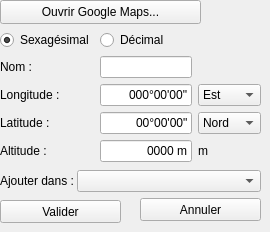
     <widget class="QWidget" name="nouveauLieu">
      <widget class="QPushButton" name="annulerObs">
       <property name="geometry">
        <rect>
         <x>140</x>
         <y>198</y>
         <width>121</width>
         <height>23</height>
        </rect>
       </property>
       <property name="font">
        <font/>
       </property>
       <property name="text">
        <string>Annuler</string>
       </property>
      </widget>
      <widget class="QWidget" name="formLayoutWidget_63">
       <property name="geometry">
        <rect>
         <x>0</x>
         <y>170</y>
         <width>261</width>
         <height>24</height>
        </rect>
       </property>
       <layout class="QFormLayout" name="formLayout_conf1">
        <property name="labelAlignment">
         <set>Qt::AlignmentFlag::AlignLeading|Qt::AlignmentFlag::AlignLeft|Qt::AlignmentFlag::AlignVCenter</set>
        </property>
        <property name="horizontalSpacing">
         <number>3</number>
        </property>
        <property name="verticalSpacing">
         <number>0</number>
        </property>
        <item row="0" column="0">
         <widget class="QLabel" name="lbl_ajouterDans">
          <property name="font">
           <font/>
          </property>
          <property name="text">
           <string>Ajouter dans :</string>
          </property>
         </widget>
        </item>
        <item row="0" column="1">
         <widget class="QComboBox" name="ajdfic">
          <property name="font">
           <font/>
          </property>
          <property name="currentText">
           <string notr="true"/>
          </property>
         </widget>
        </item>
       </layout>
      </widget>
      <widget class="QPushButton" name="ouvrirMaps">
       <property name="geometry">
        <rect>
         <x>0</x>
         <y>0</y>
         <width>201</width>
         <height>24</height>
        </rect>
       </property>
       <property name="text">
        <string>Ouvrir Google Maps...</string>
       </property>
      </widget>
      <widget class="QWidget" name="gridLayoutWidget_2">
       <property name="geometry">
        <rect>
         <x>0</x>
         <y>30</y>
         <width>261</width>
         <height>134</height>
        </rect>
       </property>
       <layout class="QGridLayout" name="gridLayout">
        <item row="2" column="1">
         <widget class="QLineEdit" name="longitude">
          <property name="inputMask">
           <string notr="true">999°99'99&quot;</string>
          </property>
          <property name="text">
           <string notr="true">000°00'00&quot;</string>
          </property>
          <property name="cursorPosition">
           <number>10</number>
          </property>
          <property name="alignment">
           <set>Qt::AlignmentFlag::AlignRight|Qt::AlignmentFlag::AlignTrailing|Qt::AlignmentFlag::AlignVCenter</set>
          </property>
         </widget>
        </item>
        <item row="3" column="1">
         <widget class="QLineEdit" name="latitude">
          <property name="inputMask">
           <string notr="true">99°99'99&quot;</string>
          </property>
          <property name="text">
           <string notr="true">00°00'00&quot;</string>
          </property>
          <property name="cursorPosition">
           <number>9</number>
          </property>
          <property name="alignment">
           <set>Qt::AlignmentFlag::AlignRight|Qt::AlignmentFlag::AlignTrailing|Qt::AlignmentFlag::AlignVCenter</set>
          </property>
         </widget>
        </item>
        <item row="4" column="0">
         <widget class="QLabel" name="lbl_altitude">
          <property name="text">
           <string extracomment="altitude of observer">Altitude :</string>
          </property>
         </widget>
        </item>
        <item row="3" column="0">
         <widget class="QLabel" name="lbl_latitude">
          <property name="text">
           <string>Latitude :</string>
          </property>
         </widget>
        </item>
        <item row="1" column="0">
         <widget class="QLabel" name="lbl_nomlieu">
          <property name="text">
           <string>Nom :</string>
          </property>
         </widget>
        </item>
        <item row="0" column="0">
         <widget class="QRadioButton" name="sexagesimal">
          <property name="text">
           <string>Sexagésimal</string>
          </property>
          <property name="checked">
           <bool>true</bool>
          </property>
         </widget>
        </item>
        <item row="2" column="0">
         <widget class="QLabel" name="lbl_longitude">
          <property name="text">
           <string>Longitude :</string>
          </property>
         </widget>
        </item>
        <item row="1" column="1">
         <widget class="QLineEdit" name="nomlieu"/>
        </item>
        <item row="0" column="1">
         <widget class="QRadioButton" name="decimal">
          <property name="text">
           <string>Décimal</string>
          </property>
         </widget>
        </item>
        <item row="2" column="2">
         <widget class="QComboBox" name="choixLongitude">
          <item>
           <property name="text">
            <string>Est</string>
           </property>
          </item>
          <item>
           <property name="text">
            <string>Ouest</string>
           </property>
          </item>
         </widget>
        </item>
        <item row="3" column="2">
         <widget class="QComboBox" name="choixLatitude">
          <item>
           <property name="text">
            <string>Nord</string>
           </property>
          </item>
          <item>
           <property name="text">
            <string>Sud</string>
           </property>
          </item>
         </widget>
        </item>
        <item row="4" column="1">
         <widget class="QLineEdit" name="altitude">
          <property name="inputMask">
           <string notr="true">9999 m</string>
          </property>
          <property name="text">
           <string notr="true">0000 m</string>
          </property>
          <property name="alignment">
           <set>Qt::AlignmentFlag::AlignRight|Qt::AlignmentFlag::AlignTrailing|Qt::AlignmentFlag::AlignVCenter</set>
          </property>
         </widget>
        </item>
        <item row="4" column="2">
         <widget class="QLabel" name="uniteAltitude">
          <property name="text">
           <string>m</string>
          </property>
         </widget>
        </item>
       </layout>
      </widget>
      <widget class="QPushButton" name="validerObs">
       <property name="geometry">
        <rect>
         <x>0</x>
         <y>200</y>
         <width>121</width>
         <height>23</height>
        </rect>
       </property>
       <property name="font">
        <font/>
       </property>
       <property name="text">
        <string>Valider</string>
       </property>
      </widget>
     </widget>
